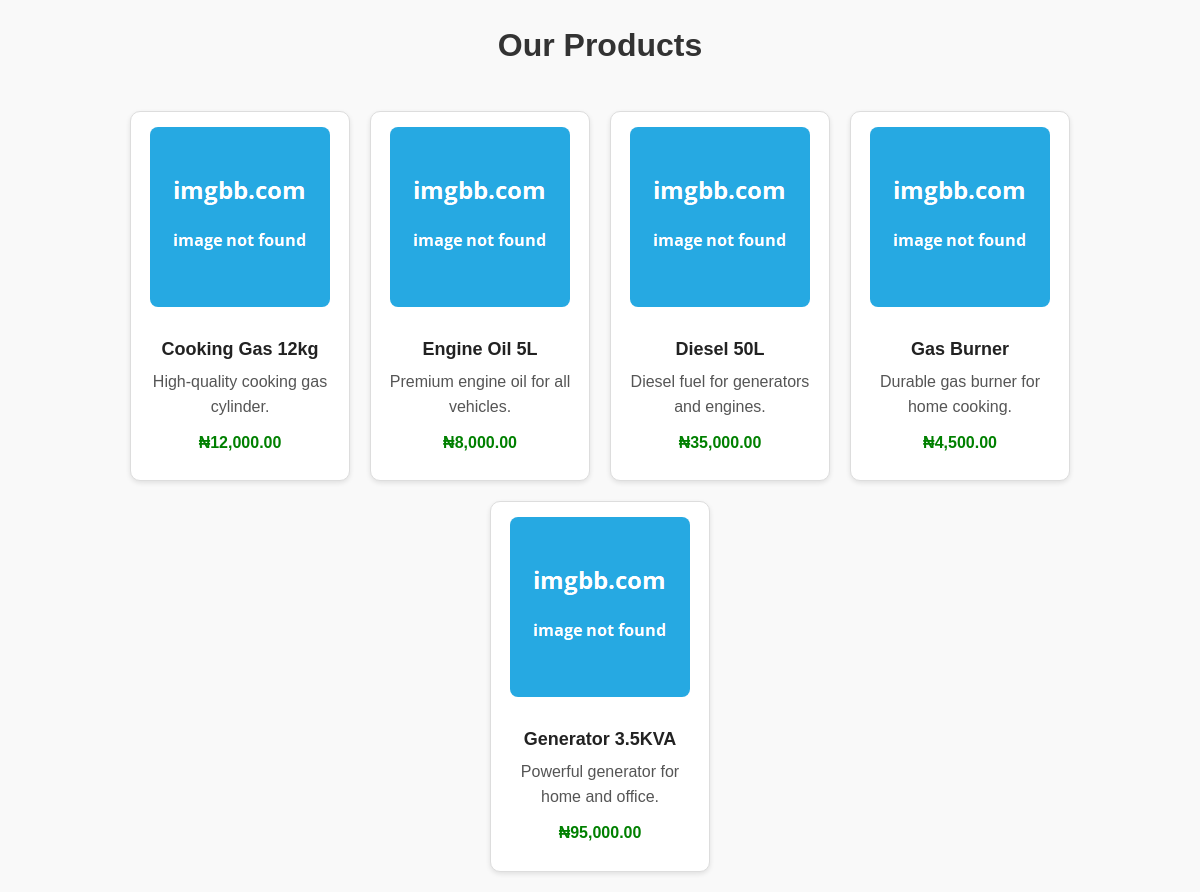
Page /products on the committed database.
### tables this page shows
CREATE TABLE products (
        id INTEGER PRIMARY KEY AUTOINCREMENT,
        name TEXT NOT NULL,
        price REAL NOT NULL,
        description TEXT,
        image TEXT NOT NULL
    );

### app.py (the view)
@app.route("/products")
def products():
    conn = get_db_connection()
    c = conn.cursor()
    c.execute("SELECT id, name, price, description, image FROM products")
    products = c.fetchall()
    conn.close()
    return render_template("products.html", products=products)

### app.py (called while the page is built)
def get_db_connection():
    conn = sqlite3.connect(DB_PATH)
    conn.row_factory = sqlite3.Row
    return conn

### templates/products.html (shortened to what this page needs)
<!DOCTYPE html>
<html lang="en">
<head>
    <link rel="stylesheet" href="{{ url_for('static', filename='css/style.css') }}">
</head>
<body>
    <h1>Our Products</h1>
    <div class="products-container">
        {% for product in products %}
        <div class="product-card">
            <img src="{{ url_for('static', filename='images/' + product['image']) }}" alt="{{ product['name'] }}">
            <h3>{{ product['name'] }}</h3>
            <p>{{ product['description'] }}</p>
            <p class="price">₦{{ "{:,.2f}".format(product['price']) }}</p>
        </div>
        {% endfor %}
    </div>
</body>
</html>

### static/css/style.css (style rules this page uses)
* { margin: 0; padding: 0; box-sizing: border-box; font-family: Arial, sans-serif; }
body { background-color: #f8f9fa; color: #222; line-height: 1.6; }
.products-container { display: grid; grid-template-columns: repeat(auto-fit, minmax(220px, 1fr)); gap: 20px; padding: 20px; max-width: 1000px; margin: auto; }
.product-card { background: #fff; padding: 15px; border-radius: 10px; box-shadow: 0 4px 10px rgba(0, 0, 0, 0.1); text-align: center; transition: transform 0.2s ease-in-out; }
.product-card img { width: 100%; max-height: 180px; object-fit: contain; border-radius: 10px; }
.product-card h3 { font-size: 18px; margin: 10px 0 5px; color: #222; }
.product-card p { font-size: 14px; color: #555; }
.product-card .price { font-size: 16px; font-weight: bold; margin: 10px 0; color: #008000; }

### templates/products.html (style rules this page uses)
body { font-family: Arial, sans-serif; background-color: #f9f9f9; margin: 0; padding: 0; }
h1 { text-align: center; margin: 20px 0; color: #333; }
.products-container { display: flex; flex-wrap: wrap; justify-content: center; gap: 20px; padding: 20px; }
.product-card { background-color: #fff; border: 1px solid #ddd; border-radius: 10px; box-shadow: 0 2px 5px rgba(0, 0, 0, 0.1); width: 220px; padding: 15px; text-align: center; transition: transform 0.3s ease-in-out; }
.product-card img { width: 180px; height: 180px; object-fit: cover; border-radius: 8px; margin-bottom: 10px; }
.product-card h3 { font-size: 18px; color: #222; margin: 10px 0 5px; }
.product-card p { color: #555; margin: 5px 0; font-size: 16px; }
.price { font-weight: bold; color: #27ae60; }

### rows in the picture
products: image (picture), name "Cooking Gas 12kg", description "High-quality cooking gas cylinder.", price "12,000.00"
products: image (picture), name "Engine Oil 5L", description "Premium engine oil for all vehicles.", price "8,000.00"
products: image (picture), name "Diesel 50L", description "Diesel fuel for generators and engines.", price "35,000.00"
products: image (picture), name "Gas Burner", description "Durable gas burner for home cooking.", price "4,500.00"
products: image (picture), name "Generator 3.5KVA", description "Powerful generator for home and office.", price "95,000.00"
